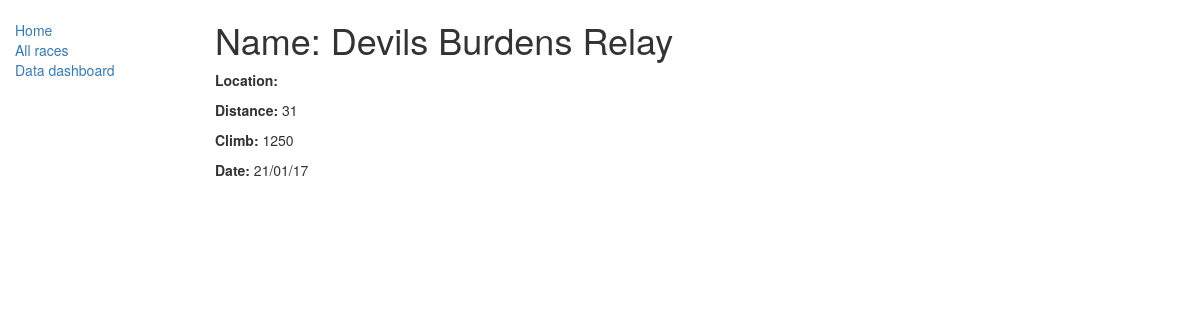
The app's page /catalog/race/5 with its own data.
### catalog/models.py (models this page shows, shortened)
class Race(models.Model):
    name = models.CharField(max_length=50)
    location = models.CharField(max_length=50)
    date = models.CharField(max_length=10)
    distance = models.FloatField()
    climb = models.IntegerField()

### catalog/views.py (the view)
# urls.py: url(r'^race/(?P<pk>\d+)$', views.RaceDetailView.as_view(), name='race-detail'),
class RaceDetailView(generic.DetailView):
    model = Race

### catalog/templates/catalog/race_detail.html
{% extends "base_generic.html" %}
{% block content %}
  <h1>Name: {{ race.name }}</h1>
  <p><strong>Location:</strong> {{ race.model }}</p>
  <p><strong>Distance:</strong> {{ race.distance }}</p>
  <p><strong>Climb:</strong> {{ race.climb }}</p>
  <p><strong>Date:</strong> {{ race.date }}</p>
{% endblock %}

### records on screen
Race: name "Devils Burdens Relay", distance "31", climb "1250", date "21/01/17"
